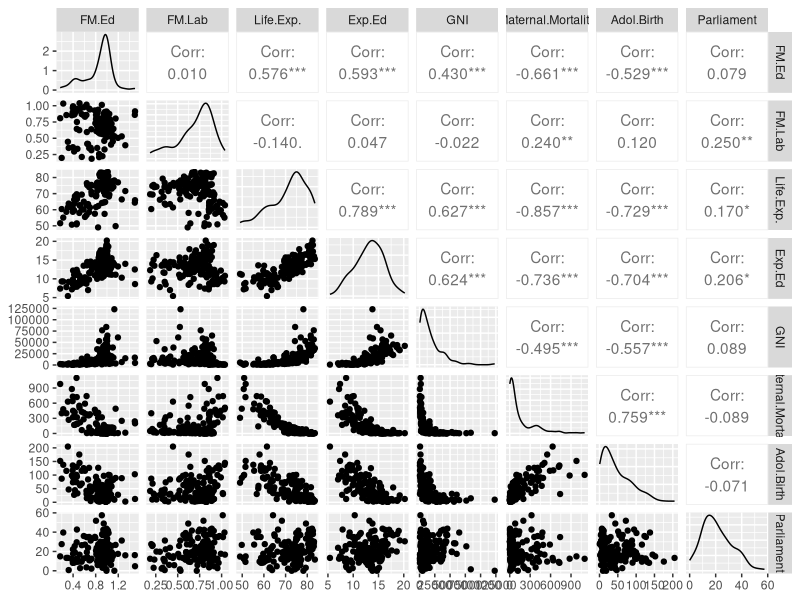
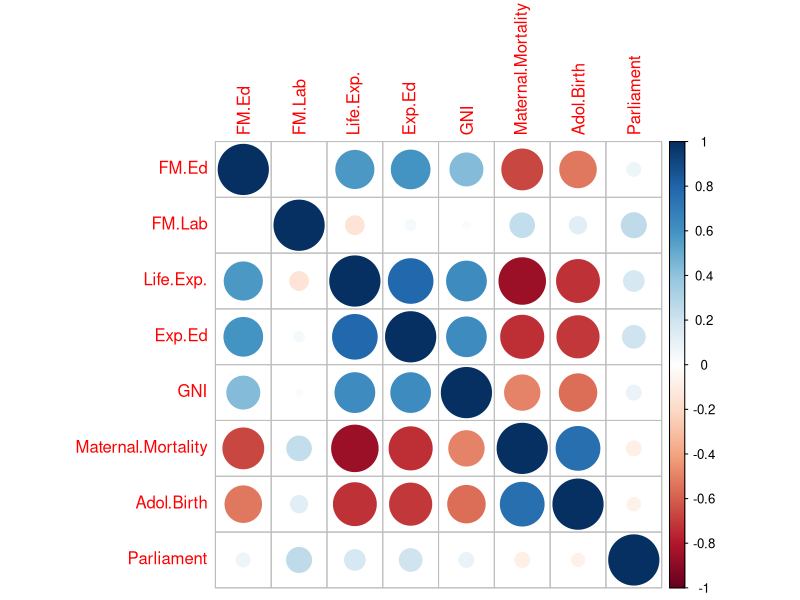
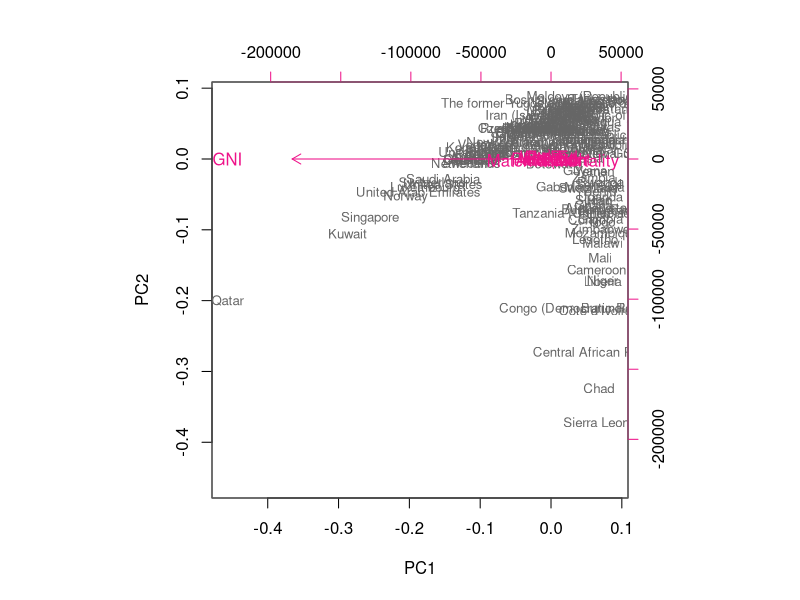
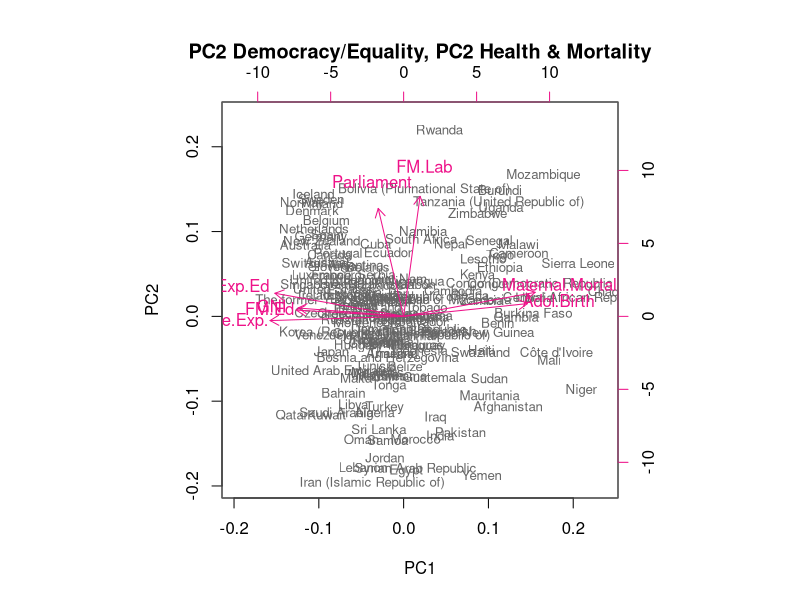
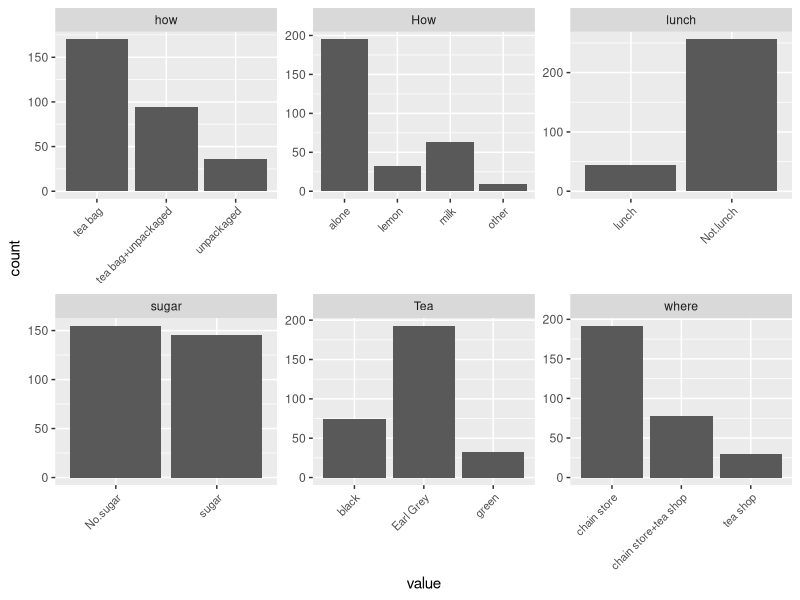
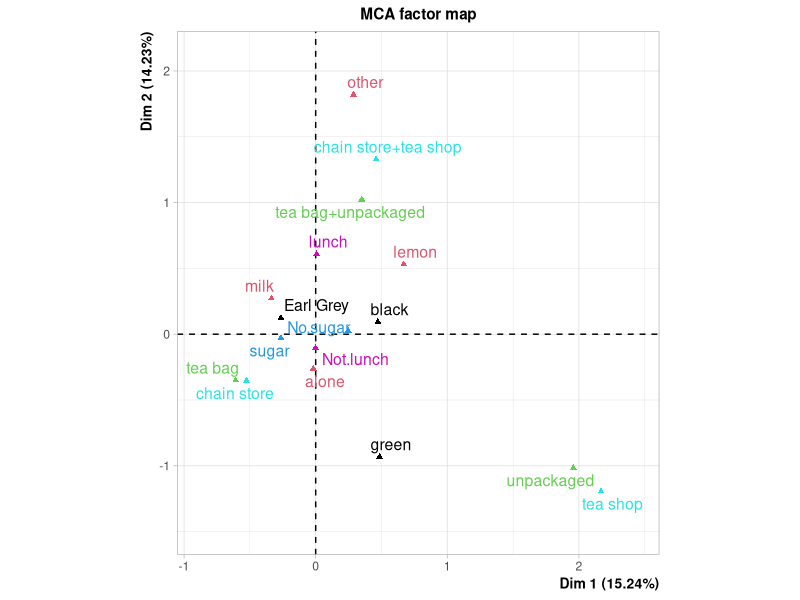

Source code (R) for these figures, in order:
## ---- chunk 1
library(dplyr)
library(ggplot2)
library(tidyr)
library(corrplot)
library(MASS)
library(GGally)
## ---- chunk 2
human <- read.csv("human.csv", row.names = 1)
str(human)
dim(human)
View(human)
## ---- chunk 3
# remove the Country variable
human_ <- dplyr::select(human, -Country)

# visualize the 'human_' variables
ggpairs(human_)

# compute the correlation matrix and visualize it with corrplot
cor(human_) %>% corrplot
## ---- chunk 4

# perform principal component analysis (with the SVD method)
pca_human <- prcomp(human_)

# draw a biplot of the principal component representation and the original variables
biplot(pca_human, choices = 1:2, cex = c(0.8, 1), col = c("grey40", "deeppink2"))
## ---- chunk 5
# standardize the variables
human_std <- scale(human_)

# print out summaries of the standardized variables
summary(human_std)

# perform principal component analysis (with the SVD method)
pca_human2 <- prcomp(human_std)

# draw a biplot of the principal component representation and the original variables
biplot(pca_human2, choices = 1:2, cex = c(0.8, 1), col = c("grey40", "deeppink2"), main = "PC2 Democracy/Equality, PC2 Health & Mortality")
## ---- chunk 6
library(FactoMineR)
data("tea")
str(tea)
dim(tea)

# column names to keep in the dataset
keep_columns <- c("Tea", "How", "how", "sugar", "where", "lunch")

# select the 'keep_columns' to create a new dataset
tea_time <- dplyr::select(tea, one_of(keep_columns))

# visualize the dataset
gather(tea_time) %>% ggplot(aes(value)) + facet_wrap("key", scales = "free") + geom_bar() + theme(axis.text.x = element_text(angle = 45, hjust = 1, size = 8))

## ---- chunk 7
# multiple correspondence analysis
mca <- MCA(tea_time, graph = FALSE)

# summary of the model
summary(mca)

# visualize MCA
plot(mca, invisible=c("ind"), habillage = "quali")
